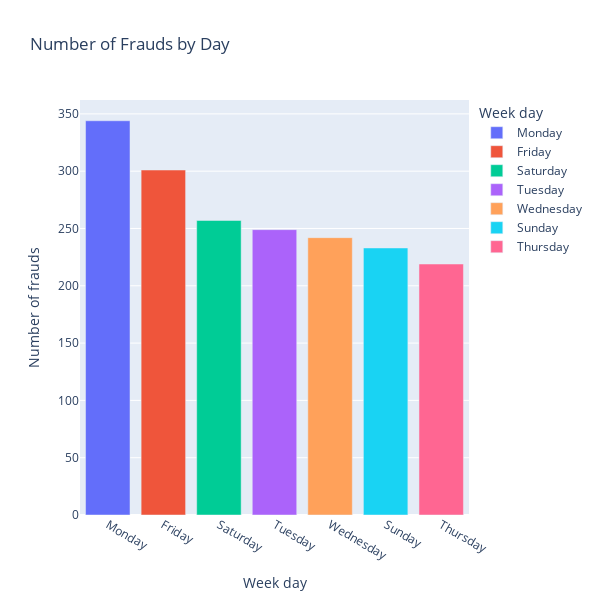

Notebook source saved alongside this figure:
### Code cell
fig = px.bar(fraud_by_day_name, x='day' , y='fraud_count',hover_data=['day' , 'fraud_count'], color='day', 
       labels={'fraud_count': 'Number of frauds', 'day': 'Week day'}, title='Number of Frauds by Day', height=600, width=600)

fig.update_layout(xaxis={'categoryorder':'total descending'})
fig.show()

### Figure 1 — Plotly figure (JSON) as saved in the notebook; plotly's stock layout.template omitted (floating-point values rounded to 4 significant figures)
{"data": [{"alignmentgroup": "True", "hovertemplate": "Week day=%{x}<br>Number of frauds=%{y}<extra></extra>", "legendgroup": "Monday", "marker": {"color": "#636efa", "pattern": {"shape": ""}}, "name": "Monday", "offsetgroup": "Monday", "orientation": "v", "showlegend": true, "textposition": "auto", "type": "bar", "x": ["Monday"], "xaxis": "x", "y": [344], "yaxis": "y"}, {"alignmentgroup": "True", "hovertemplate": "Week day=%{x}<br>Number of frauds=%{y}<extra></extra>", "legendgroup": "Friday", "marker": {"color": "#EF553B", "pattern": {"shape": ""}}, "name": "Friday", "offsetgroup": "Friday", "orientation": "v", "showlegend": true, "textposition": "auto", "type": "bar", "x": ["Friday"], "xaxis": "x", "y": [301], "yaxis": "y"}, {"alignmentgroup": "True", "hovertemplate": "Week day=%{x}<br>Number of frauds=%{y}<extra></extra>", "legendgroup": "Saturday", "marker": {"color": "#00cc96", "pattern": {"shape": ""}}, "name": "Saturday", "offsetgroup": "Saturday", "orientation": "v", "showlegend": true, "textposition": "auto", "type": "bar", "x": ["Saturday"], "xaxis": "x", "y": [257], "yaxis": "y"}, {"alignmentgroup": "True", "hovertemplate": "Week day=%{x}<br>Number of frauds=%{y}<extra></extra>", "legendgroup": "Tuesday", "marker": {"color": "#ab63fa", "pattern": {"shape": ""}}, "name": "Tuesday", "offsetgroup": "Tuesday", "orientation": "v", "showlegend": true, "textposition": "auto", "type": "bar", "x": ["Tuesday"], "xaxis": "x", "y": [249], "yaxis": "y"}, {"alignmentgroup": "True", "hovertemplate": "Week day=%{x}<br>Number of frauds=%{y}<extra></extra>", "legendgroup": "Wednesday", "marker": {"color": "#FFA15A", "pattern": {"shape": ""}}, "name": "Wednesday", "offsetgroup": "Wednesday", "orientation": "v", "showlegend": true, "textposition": "auto", "type": "bar", "x": ["Wednesday"], "xaxis": "x", "y": [242], "yaxis": "y"}, {"alignmentgroup": "True", "hovertemplate": "Week day=%{x}<br>Number of frauds=%{y}<extra></extra>", "legendgroup": "Sunday", "marker": {"color": "#19d3f3", "pattern": {"shape": ""}}, "name": "Sunday", "offsetgroup": "Sunday", "orientation": "v", "showlegend": true, "textposition": "auto", "type": "bar", "x": ["Sunday"], "xaxis": "x", "y": [233], "yaxis": "y"}, {"alignmentgroup": "True", "hovertemplate": "Week day=%{x}<br>Number of frauds=%{y}<extra></extra>", "legendgroup": "Thursday", "marker": {"color": "#FF6692", "pattern": {"shape": ""}}, "name": "Thursday", "offsetgroup": "Thursday", "orientation": "v", "showlegend": true, "textposition": "auto", "type": "bar", "x": ["Thursday"], "xaxis": "x", "y": [219], "yaxis": "y"}], "layout": {"barmode": "relative", "height": 600, "legend": {"title": {"text": "Week day"}, "tracegroupgap": 0}, "title": {"text": "Number of Frauds by Day"}, "width": 600, "xaxis": {"anchor": "y", "categoryarray": ["Monday", "Friday", "Saturday", "Tuesday", "Wednesday", "Sunday", "Thursday"], "categoryorder": "total descending", "domain": [0, 1], "title": {"text": "Week day"}}, "yaxis": {"anchor": "x", "domain": [0, 1], "title": {"text": "Number of frauds"}}}}
